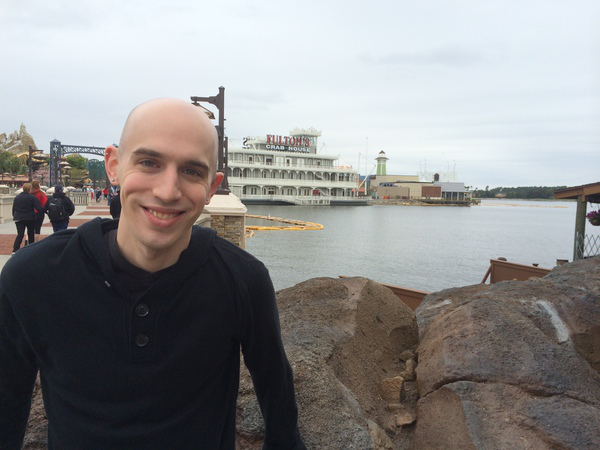
#> input picture obrazki/adrian.png, 600 x 450 px
$ python canny_tracker.py
#> lines starting #> are read from the running program, lines starting #| are printed output that depends on the picture; after the words box and inside, x2 and y2 are one past the last pixel; in counts of white or black regions, pixels touching at a corner belong together
import cv2


# this function is needed for the createTrackbar step downstream
def nothing(x):
    pass

# read the experimental image
img = cv2.imread('../obrazki/adrian.png', 0)
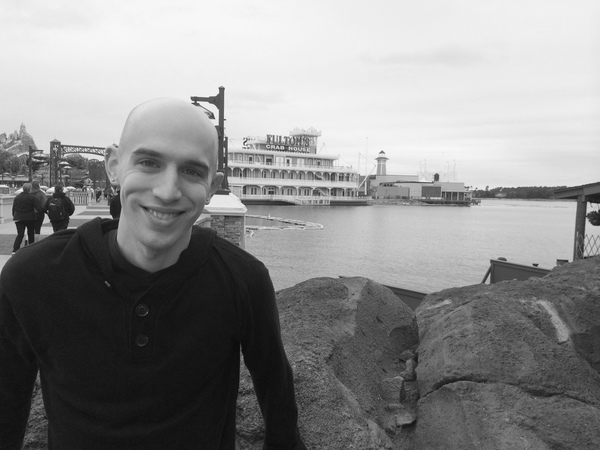
#> img: shape (450, 600); min 10, max 251, mean 139.8

# create trackbar for canny edge detection threshold changes
cv2.namedWindow('canny')

# add ON/OFF switch to "canny"
switch = '0 : OFF \n1 : ON'
cv2.createTrackbar(switch, 'canny', 0, 1, nothing)
#> slider '0 : OFF \n1 : ON' is set to 1

# add lower and upper threshold slidebars to "canny"
cv2.createTrackbar('lower', 'canny', 0, 255, nothing)
#> slider 'lower' is set to 51
cv2.createTrackbar('upper', 'canny', 0, 255, nothing)
#> slider 'upper' is set to 255

# Infinite loop until we hit the escape key on keyboard
while(1):

    # get current positions of four trackbars
    lower = cv2.getTrackbarPos('lower', 'canny')
    upper = cv2.getTrackbarPos('upper', 'canny')
    s = cv2.getTrackbarPos(switch, 'canny')

    if s == 0:
        edges = img
    else:
        edges = cv2.Canny(img, lower, upper)
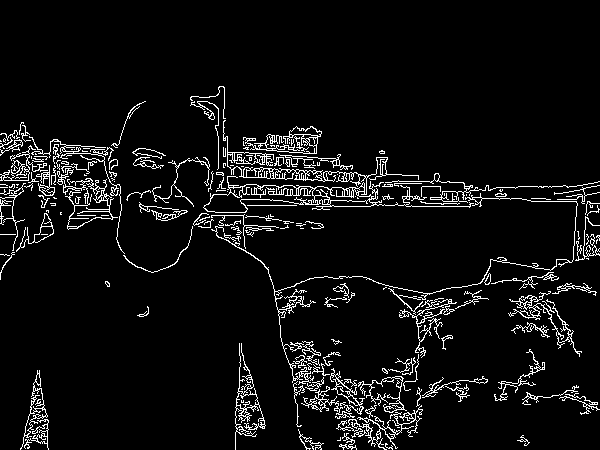
#> edges: shape (450, 600); 6.1% white in thin lines or dots, all inside (x1, y1, x2, y2) = (0, 86, 600, 450)

    # display images
    cv2.imshow('original', img)
    cv2.imshow('canny', edges)
    k = cv2.waitKey(1) & 0xFF
#> (key Esc is pressed here)
    if k == 27:   # hit escape to quit
        break

cv2.destroyAllWindows()

$ run again, with obrazki/eurotext.png copied over obrazki/adrian.png
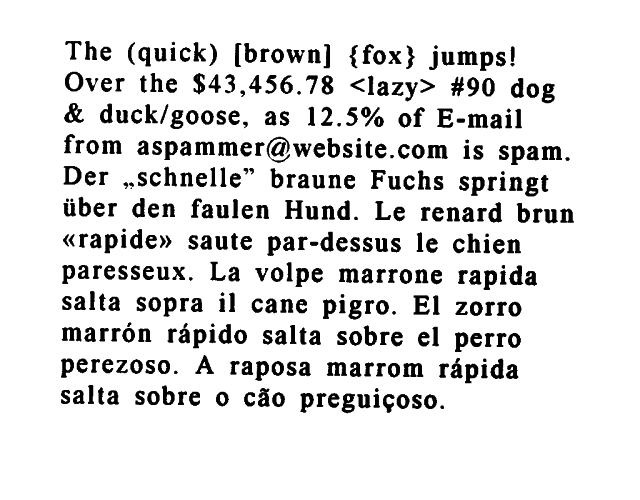
#> input picture obrazki/eurotext.png, 640 x 500 px
#> img is the input picture: shape (500, 640); min 0, max 255, mean 226
#> `edges = cv2.Canny(img, lower, upper)`:
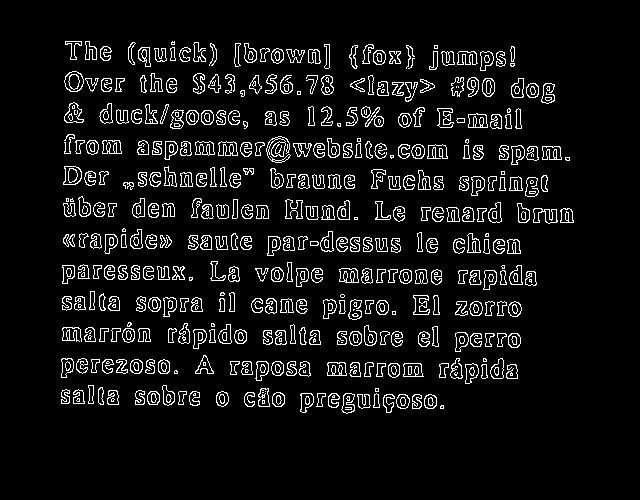
#> edges: shape (500, 640); 7.3% white in thin lines or dots, all inside (x1, y1, x2, y2) = (61, 41, 574, 414)
